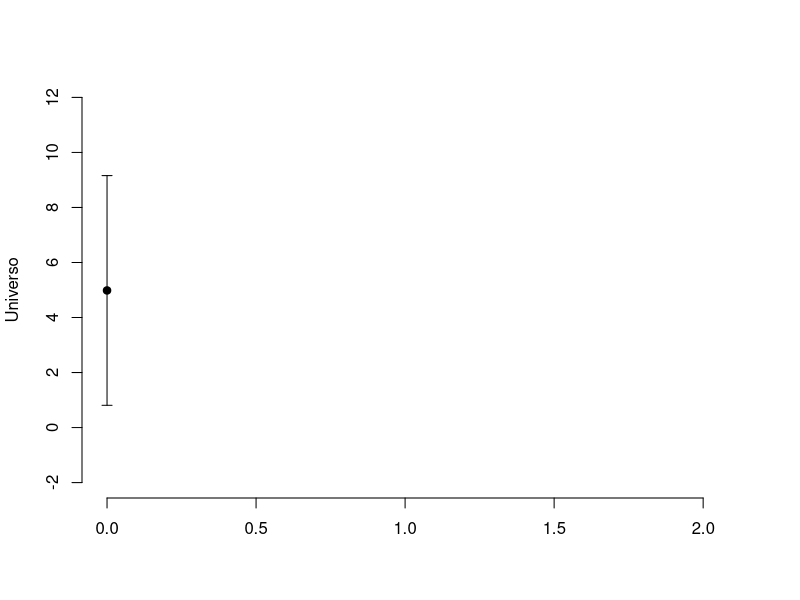
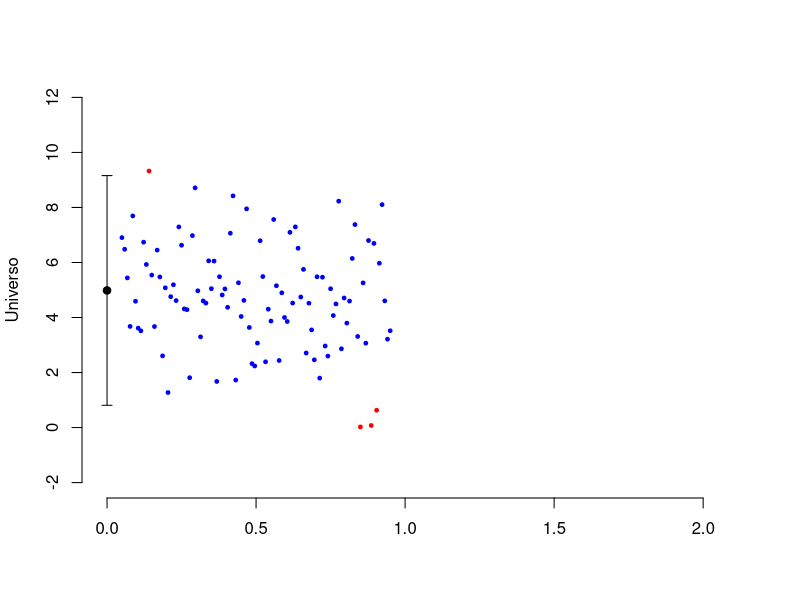
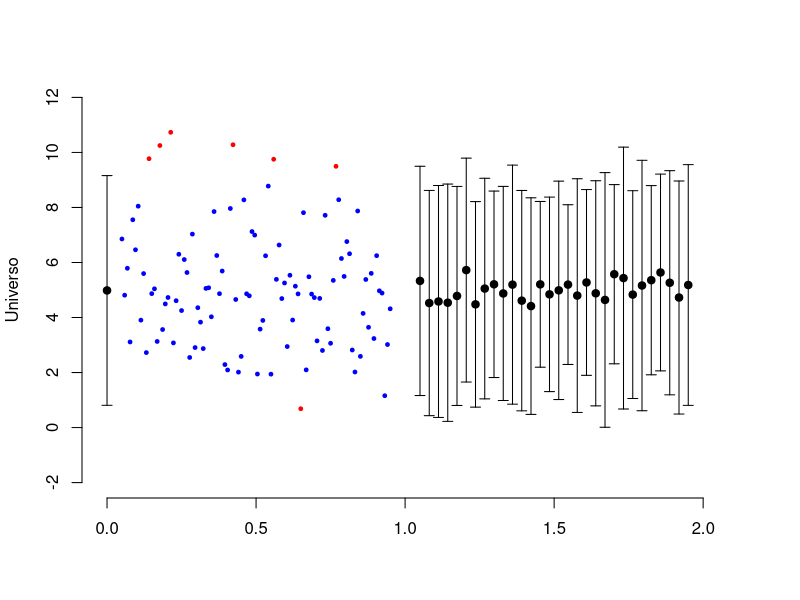
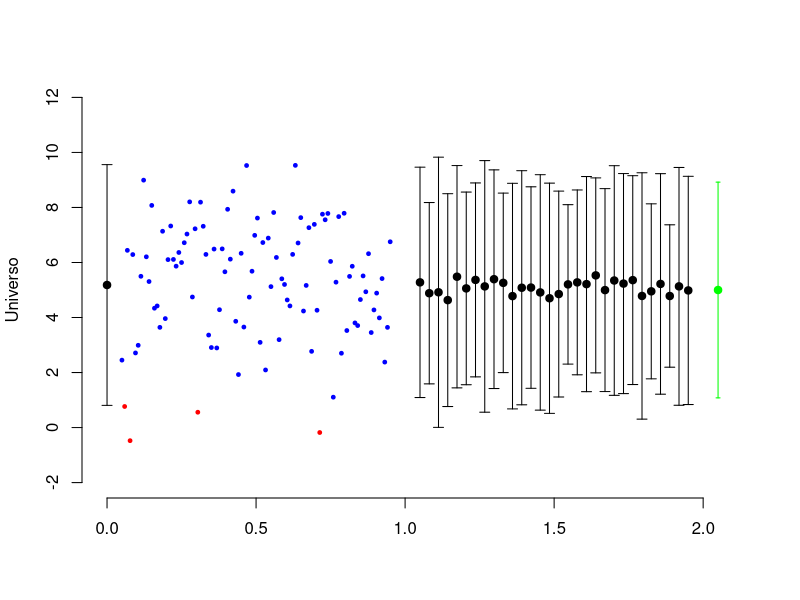
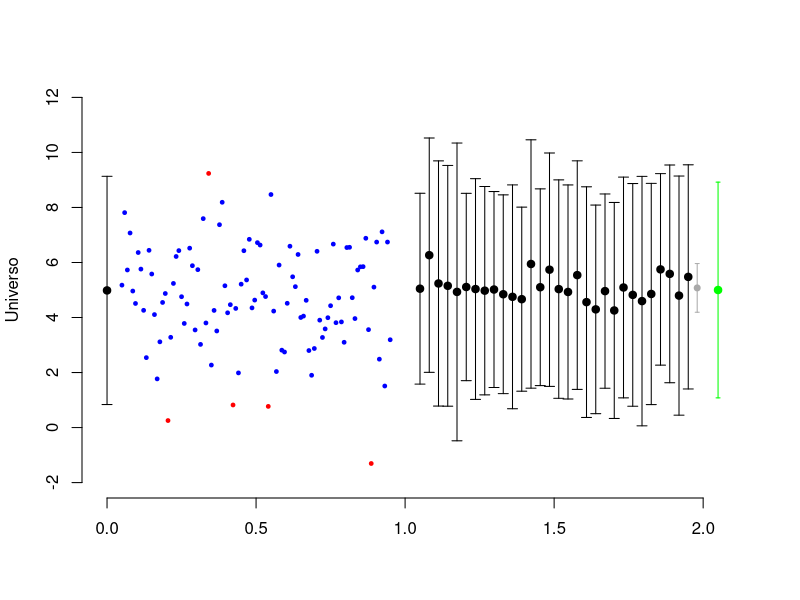
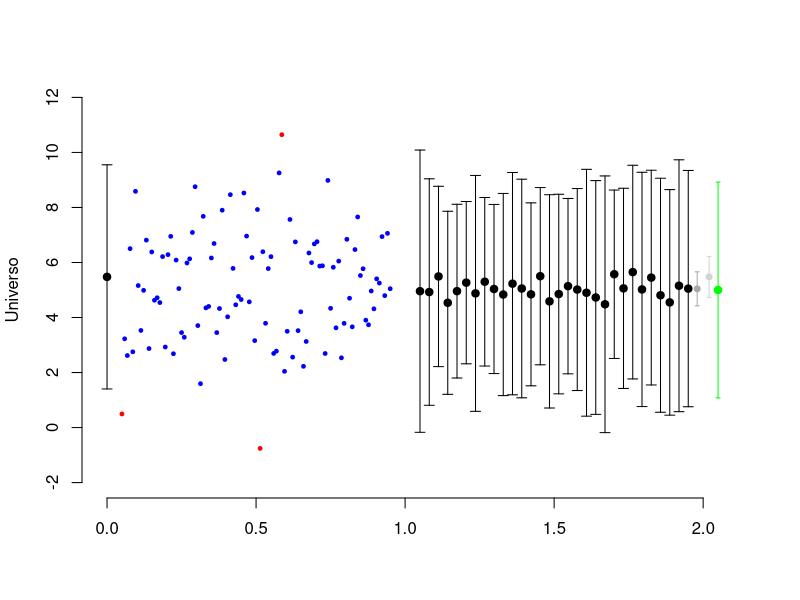

Reproduce these figures in R, in order.
#http://recologia.com.br/2015/07/intervalo-de-confianca-e-erro-da-media
##################################
## Gerando dados
##################################
set.seed(1)
universo<-rnorm(1000000,5,2)

mean(universo)
sd(universo)

amostra<-sample(universo,30)

mean(amostra)
sd(amostra)

##################################
## Intervalo de confiança
##################################
#jpeg("01.jpg")
plot(0,mean(amostra),pch=19,xlim=c(0,2.1),ylim=c(-2,12),frame=F,
     ylab="Universo",xlab="")
arrows(x0=0,y0=mean(amostra),y1=mean(amostra)-1.96*sd(amostra),
       length = 0.05, angle = 90)
arrows(x0=0,y0=mean(amostra),y1=mean(amostra)+1.96*sd(amostra),
       length = 0.05, angle = 90)
#dev.off()

##################################
## Amostras do universo
##################################
#jpeg("02.jpg")
plot(0,mean(amostra),pch=19,xlim=c(0,2.1),ylim=c(-2,12),frame=F,
     ylab="Universo",xlab="")
arrows(x0=0,y0=mean(amostra),y1=mean(amostra)-1.96*sd(amostra),
       length = 0.05, angle = 90)
arrows(x0=0,y0=mean(amostra),y1=mean(amostra)+1.96*sd(amostra),
       length = 0.05, angle = 90)

for(i in seq(0.05,0.95,length=100)){
    unidade<-sample(universo,1)
    if((unidade>mean(amostra)-1.96*sd(amostra)) & (unidade<mean(amostra)+1.96*sd(amostra))){
        points(i,unidade,pch=19,col="blue",cex=0.5)
    } else {
        points(i,unidade,pch=19,col="red",cex=0.5)
    }
}
#dev.off()

##################################
## Muitos intervalos de confiança
##################################
#jpeg("03.jpg")
plot(0,mean(amostra),pch=19,xlim=c(0,2.1),ylim=c(-2,12),frame=F,
     ylab="Universo",xlab="")
arrows(x0=0,y0=mean(amostra),y1=mean(amostra)-1.96*sd(amostra),
       length = 0.05, angle = 90)
arrows(x0=0,y0=mean(amostra),y1=mean(amostra)+1.96*sd(amostra),
       length = 0.05, angle = 90)

for(i in seq(0.05,0.95,length=100)){
    unidade<-sample(universo,1)
    if((unidade>mean(amostra)-1.96*sd(amostra)) & (unidade<mean(amostra)+1.96*sd(amostra))){
        points(i,unidade,pch=19,col="blue",cex=0.5)
    } else {
        points(i,unidade,pch=19,col="red",cex=0.5)
    }
}

media<-mean(amostra)
amostra_inicial<-amostra
j=2
for(i in seq(1.05,1.95,length=30)) {
    amostra<-sample(universo,30)
    media[j]<-mean(amostra)
    j=j+1
    points(i,mean(amostra),pch=19)
    arrows(x0=i,y0=mean(amostra),y1=mean(amostra)-1.96*sd(amostra),
           length = 0.05, angle = 90)
    arrows(x0=i,y0=mean(amostra),y1=mean(amostra)+1.96*sd(amostra),
           length = 0.05, angle = 90)
}
#dev.off()


##################################
## Intervalo de confiança real
##################################
#jpeg("04.jpg")
plot(0,mean(amostra),pch=19,xlim=c(0,2.1),ylim=c(-2,12),frame=F,
     ylab="Universo",xlab="")
arrows(x0=0,y0=mean(amostra),y1=mean(amostra)-1.96*sd(amostra),
       length = 0.05, angle = 90)
arrows(x0=0,y0=mean(amostra),y1=mean(amostra)+1.96*sd(amostra),
       length = 0.05, angle = 90)

for(i in seq(0.05,0.95,length=100)){
    unidade<-sample(universo,1)
    if((unidade>mean(amostra)-1.96*sd(amostra)) & (unidade<mean(amostra)+1.96*sd(amostra))){
        points(i,unidade,pch=19,col="blue",cex=0.5)
    } else {
        points(i,unidade,pch=19,col="red",cex=0.5)
    }
}

media<-mean(amostra)
amostra_inicial<-amostra
j=2
for(i in seq(1.05,1.95,length=30)) {
    amostra<-sample(universo,30)
    media[j]<-mean(amostra)
    j=j+1
    points(i,mean(amostra),pch=19)
    arrows(x0=i,y0=mean(amostra),y1=mean(amostra)-1.96*sd(amostra),
           length = 0.05, angle = 90)
    arrows(x0=i,y0=mean(amostra),y1=mean(amostra)+1.96*sd(amostra),
           length = 0.05, angle = 90)
}

points(2.05,mean(universo),pch=19,col="green")
arrows(x0=2.05,y0=mean(universo),y1=mean(universo)-1.96*sd(universo),
       length = 0.02, angle = 90,col="green")
arrows(x0=2.05,y0=mean(universo),y1=mean(universo)+1.96*sd(universo),
       length = 0.02, angle = 90,col="green")
#dev.off()


##################################
## Erro da média
##################################
#jpeg("05.jpg")
plot(0,mean(amostra),pch=19,xlim=c(0,2.1),ylim=c(-2,12),frame=F,
     ylab="Universo",xlab="")
arrows(x0=0,y0=mean(amostra),y1=mean(amostra)-1.96*sd(amostra),
       length = 0.05, angle = 90)
arrows(x0=0,y0=mean(amostra),y1=mean(amostra)+1.96*sd(amostra),
       length = 0.05, angle = 90)

for(i in seq(0.05,0.95,length=100)){
    unidade<-sample(universo,1)
    if((unidade>mean(amostra)-1.96*sd(amostra)) & (unidade<mean(amostra)+1.96*sd(amostra))){
        points(i,unidade,pch=19,col="blue",cex=0.5)
    } else {
        points(i,unidade,pch=19,col="red",cex=0.5)
    }
}

media<-mean(amostra)
amostra_inicial<-amostra
j=2
for(i in seq(1.05,1.95,length=30)) {
    amostra<-sample(universo,30)
    media[j]<-mean(amostra)
    j=j+1
    points(i,mean(amostra),pch=19)
    arrows(x0=i,y0=mean(amostra),y1=mean(amostra)-1.96*sd(amostra),
           length = 0.05, angle = 90)
    arrows(x0=i,y0=mean(amostra),y1=mean(amostra)+1.96*sd(amostra),
           length = 0.05, angle = 90)
}

points(2.05,mean(universo),pch=19,col="green")
arrows(x0=2.05,y0=mean(universo),y1=mean(universo)-1.96*sd(universo),
       length = 0.02, angle = 90,col="green")
arrows(x0=2.05,y0=mean(universo),y1=mean(universo)+1.96*sd(universo),
       length = 0.02, angle = 90,col="green")

points(1.98,mean(media),pch=19,col="darkgray",cex=0.8)
arrows(x0=1.98,y0=mean(media),y1=mean(media)-1.96*sd(media),
       length = 0.02, angle = 90,col="darkgray")
arrows(x0=1.98,y0=mean(media),y1=mean(media)+1.96*sd(media),
       length = 0.02, angle = 90,col="darkgray")
#dev.off()


##################################
## Erro da média
##################################
#jpeg("06.jpg")
plot(0,mean(amostra),pch=19,xlim=c(0,2.1),ylim=c(-2,12),frame=F,
     ylab="Universo",xlab="")
arrows(x0=0,y0=mean(amostra),y1=mean(amostra)-1.96*sd(amostra),
       length = 0.05, angle = 90)
arrows(x0=0,y0=mean(amostra),y1=mean(amostra)+1.96*sd(amostra),
       length = 0.05, angle = 90)

for(i in seq(0.05,0.95,length=100)){
    unidade<-sample(universo,1)
    if((unidade>mean(amostra)-1.96*sd(amostra)) & (unidade<mean(amostra)+1.96*sd(amostra))){
        points(i,unidade,pch=19,col="blue",cex=0.5)
    } else {
        points(i,unidade,pch=19,col="red",cex=0.5)
    }
}

media<-mean(amostra)
amostra_inicial<-amostra
j=2
for(i in seq(1.05,1.95,length=30)) {
    amostra<-sample(universo,30)
    media[j]<-mean(amostra)
    j=j+1
    points(i,mean(amostra),pch=19)
    arrows(x0=i,y0=mean(amostra),y1=mean(amostra)-1.96*sd(amostra),
           length = 0.05, angle = 90)
    arrows(x0=i,y0=mean(amostra),y1=mean(amostra)+1.96*sd(amostra),
           length = 0.05, angle = 90)
}

points(2.05,mean(universo),pch=19,col="green")
arrows(x0=2.05,y0=mean(universo),y1=mean(universo)-1.96*sd(universo),
       length = 0.02, angle = 90,col="green")
arrows(x0=2.05,y0=mean(universo),y1=mean(universo)+1.96*sd(universo),
       length = 0.02, angle = 90,col="green")

points(1.98,mean(media),pch=19,col="darkgray",cex=0.8)
arrows(x0=1.98,y0=mean(media),y1=mean(media)-1.96*sd(media),
       length = 0.02, angle = 90,col="darkgray")
arrows(x0=1.98,y0=mean(media),y1=mean(media)+1.96*sd(media),
       length = 0.02, angle = 90,col="darkgray")

erro_media<-sd(amostra_inicial)/sqrt(30)
points(2.02,mean(amostra_inicial),pch=19,col="lightgray",cex=0.8)
arrows(x0=2.02,y0=mean(amostra_inicial),y1=mean(amostra_inicial)-1.96*erro_media,
       length = 0.02, angle = 90,col="lightgray")
arrows(x0=2.02,y0=mean(amostra_inicial),y1=mean(amostra_inicial)+1.96*erro_media,
       length = 0.02, angle = 90,col="lightgray")
#dev.off()

##################################
## Exemplo do summary
##################################
erro_media
summary(lm(amostra_inicial~1))
